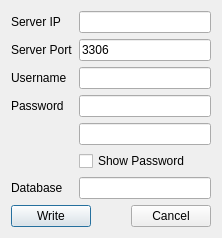
<?xml version="1.0" encoding="UTF-8"?>
<ui version="4.0">
 <class>LogRelayConfig</class>
 <widget class="QDialog" name="LogRelayConfig">
  <property name="geometry">
   <rect>
    <x>0</x>
    <y>0</y>
    <width>222</width>
    <height>223</height>
   </rect>
  </property>
  <property name="windowTitle">
   <string>LogRelayConfig</string>
  </property>
  <layout class="QVBoxLayout" name="verticalLayout">
   <item>
    <layout class="QGridLayout" name="gridLayout">
     <item row="4" column="1">
      <widget class="QLineEdit" name="edt_passwd2">
       <property name="echoMode">
        <enum>QLineEdit::Password</enum>
       </property>
      </widget>
     </item>
     <item row="3" column="1">
      <widget class="QLineEdit" name="edt_passwd1">
       <property name="echoMode">
        <enum>QLineEdit::Password</enum>
       </property>
      </widget>
     </item>
     <item row="6" column="0">
      <widget class="QLabel" name="label_5">
       <property name="text">
        <string>Database</string>
       </property>
       <property name="buddy">
        <cstring>edt_db</cstring>
       </property>
      </widget>
     </item>
     <item row="5" column="1">
      <widget class="QCheckBox" name="chk_passwd">
       <property name="enabled">
        <bool>true</bool>
       </property>
       <property name="text">
        <string>Show Password</string>
       </property>
       <property name="checked">
        <bool>false</bool>
       </property>
      </widget>
     </item>
     <item row="1" column="1">
      <widget class="QLineEdit" name="edt_port">
       <property name="text">
        <string>3306</string>
       </property>
      </widget>
     </item>
     <item row="2" column="1">
      <widget class="QLineEdit" name="edt_user"/>
     </item>
     <item row="6" column="1">
      <widget class="QLineEdit" name="edt_db"/>
     </item>
     <item row="0" column="1">
      <widget class="QLineEdit" name="edt_ip"/>
     </item>
     <item row="1" column="0">
      <widget class="QLabel" name="label_2">
       <property name="text">
        <string>Server Port</string>
       </property>
       <property name="buddy">
        <cstring>edt_port</cstring>
       </property>
      </widget>
     </item>
     <item row="2" column="0">
      <widget class="QLabel" name="label_3">
       <property name="text">
        <string>Username</string>
       </property>
       <property name="buddy">
        <cstring>edt_user</cstring>
       </property>
      </widget>
     </item>
     <item row="3" column="0">
      <widget class="QLabel" name="label_4">
       <property name="text">
        <string>Password</string>
       </property>
       <property name="buddy">
        <cstring>edt_passwd1</cstring>
       </property>
      </widget>
     </item>
     <item row="0" column="0">
      <widget class="QLabel" name="label">
       <property name="text">
        <string>Server IP</string>
       </property>
       <property name="buddy">
        <cstring>edt_ip</cstring>
       </property>
      </widget>
     </item>
    </layout>
   </item>
   <item>
    <layout class="QHBoxLayout" name="horizontalLayout">
     <item>
      <widget class="QPushButton" name="btn_write">
       <property name="text">
        <string>Write</string>
       </property>
      </widget>
     </item>
     <item>
      <spacer name="horizontalSpacer">
       <property name="orientation">
        <enum>Qt::Horizontal</enum>
       </property>
       <property name="sizeHint" stdset="0">
        <size>
         <width>40</width>
         <height>20</height>
        </size>
       </property>
      </spacer>
     </item>
     <item>
      <widget class="QPushButton" name="btn_cancel">
       <property name="text">
        <string>Cancel</string>
       </property>
      </widget>
     </item>
    </layout>
   </item>
  </layout>
 </widget>
 <layoutdefault spacing="6" margin="11"/>
 <tabstops>
  <tabstop>edt_ip</tabstop>
  <tabstop>edt_port</tabstop>
  <tabstop>edt_user</tabstop>
  <tabstop>edt_passwd1</tabstop>
  <tabstop>edt_passwd2</tabstop>
  <tabstop>chk_passwd</tabstop>
  <tabstop>edt_db</tabstop>
  <tabstop>btn_write</tabstop>
  <tabstop>btn_cancel</tabstop>
 </tabstops>
 <resources/>
 <connections>
  <connection>
   <sender>btn_write</sender>
   <signal>clicked()</signal>
   <receiver>LogRelayConfig</receiver>
   <slot>onBtnWrite()</slot>
   <hints>
    <hint type="sourcelabel">
     <x>51</x>
     <y>208</y>
    </hint>
    <hint type="destinationlabel">
     <x>124</x>
     <y>222</y>
    </hint>
   </hints>
  </connection>
  <connection>
   <sender>btn_cancel</sender>
   <signal>clicked()</signal>
   <receiver>LogRelayConfig</receiver>
   <slot>reject()</slot>
   <hints>
    <hint type="sourcelabel">
     <x>211</x>
     <y>212</y>
    </hint>
    <hint type="destinationlabel">
     <x>221</x>
     <y>222</y>
    </hint>
   </hints>
  </connection>
  <connection>
   <sender>chk_passwd</sender>
   <signal>toggled(bool)</signal>
   <receiver>LogRelayConfig</receiver>
   <slot>onChkPassword(bool)</slot>
   <hints>
    <hint type="sourcelabel">
     <x>120</x>
     <y>146</y>
    </hint>
    <hint type="destinationlabel">
     <x>221</x>
     <y>154</y>
    </hint>
   </hints>
  </connection>
  <connection>
   <sender>edt_passwd2</sender>
   <signal>textChanged(QString)</signal>
   <receiver>LogRelayConfig</receiver>
   <slot>onEdtPassword2(QString)</slot>
   <hints>
    <hint type="sourcelabel">
     <x>113</x>
     <y>121</y>
    </hint>
    <hint type="destinationlabel">
     <x>36</x>
     <y>129</y>
    </hint>
   </hints>
  </connection>
 </connections>
 <slots>
  <slot>onBtnWrite()</slot>
  <slot>onChkPassword(bool)</slot>
  <slot>onEdtPassword2(QString)</slot>
 </slots>
</ui>
